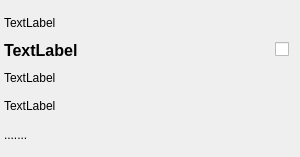
<?xml version="1.0" encoding="UTF-8"?>
<ui version="4.0">
 <class>GoodsPreviewForm</class>
 <widget class="QWidget" name="GoodsPreviewForm">
  <property name="geometry">
   <rect>
    <x>0</x>
    <y>0</y>
    <width>300</width>
    <height>157</height>
   </rect>
  </property>
  <property name="sizePolicy">
   <sizepolicy hsizetype="Fixed" vsizetype="Minimum">
    <horstretch>0</horstretch>
    <verstretch>0</verstretch>
   </sizepolicy>
  </property>
  <property name="minimumSize">
   <size>
    <width>300</width>
    <height>0</height>
   </size>
  </property>
  <property name="maximumSize">
   <size>
    <width>318</width>
    <height>16777215</height>
   </size>
  </property>
  <property name="windowTitle">
   <string>Form</string>
  </property>
  <layout class="QVBoxLayout" name="verticalLayout">
   <property name="leftMargin">
    <number>4</number>
   </property>
   <item alignment="Qt::AlignLeft">
    <widget class="QLabel" name="labelImg">
     <property name="sizePolicy">
      <sizepolicy hsizetype="Minimum" vsizetype="Minimum">
       <horstretch>0</horstretch>
       <verstretch>0</verstretch>
      </sizepolicy>
     </property>
     <property name="minimumSize">
      <size>
       <width>300</width>
       <height>20</height>
      </size>
     </property>
     <property name="maximumSize">
      <size>
       <width>280</width>
       <height>16777215</height>
      </size>
     </property>
     <property name="styleSheet">
      <string notr="true"/>
     </property>
     <property name="text">
      <string>TextLabel</string>
     </property>
    </widget>
   </item>
   <item>
    <layout class="QHBoxLayout" name="horizontalLayout">
     <item>
      <widget class="QLabel" name="labelText">
       <property name="sizePolicy">
        <sizepolicy hsizetype="Minimum" vsizetype="Minimum">
         <horstretch>0</horstretch>
         <verstretch>0</verstretch>
        </sizepolicy>
       </property>
       <property name="minimumSize">
        <size>
         <width>0</width>
         <height>20</height>
        </size>
       </property>
       <property name="font">
        <font>
         <pointsize>12</pointsize>
         <bold>true</bold>
        </font>
       </property>
       <property name="styleSheet">
        <string notr="true"/>
       </property>
       <property name="text">
        <string>TextLabel</string>
       </property>
       <property name="wordWrap">
        <bool>true</bool>
       </property>
      </widget>
     </item>
     <item>
      <widget class="QCheckBox" name="checkBox">
       <property name="sizePolicy">
        <sizepolicy hsizetype="Fixed" vsizetype="Fixed">
         <horstretch>0</horstretch>
         <verstretch>0</verstretch>
        </sizepolicy>
       </property>
       <property name="text">
        <string/>
       </property>
      </widget>
     </item>
    </layout>
   </item>
   <item>
    <widget class="QLabel" name="labelPrice">
     <property name="text">
      <string>TextLabel</string>
     </property>
    </widget>
   </item>
   <item>
    <widget class="QLabel" name="labelDes">
     <property name="sizePolicy">
      <sizepolicy hsizetype="Minimum" vsizetype="Minimum">
       <horstretch>0</horstretch>
       <verstretch>0</verstretch>
      </sizepolicy>
     </property>
     <property name="minimumSize">
      <size>
       <width>0</width>
       <height>20</height>
      </size>
     </property>
     <property name="text">
      <string>TextLabel</string>
     </property>
    </widget>
   </item>
   <item>
    <widget class="QLabel" name="labelOmit">
     <property name="text">
      <string>.......</string>
     </property>
    </widget>
   </item>
  </layout>
 </widget>
 <resources/>
 <connections/>
</ui>
